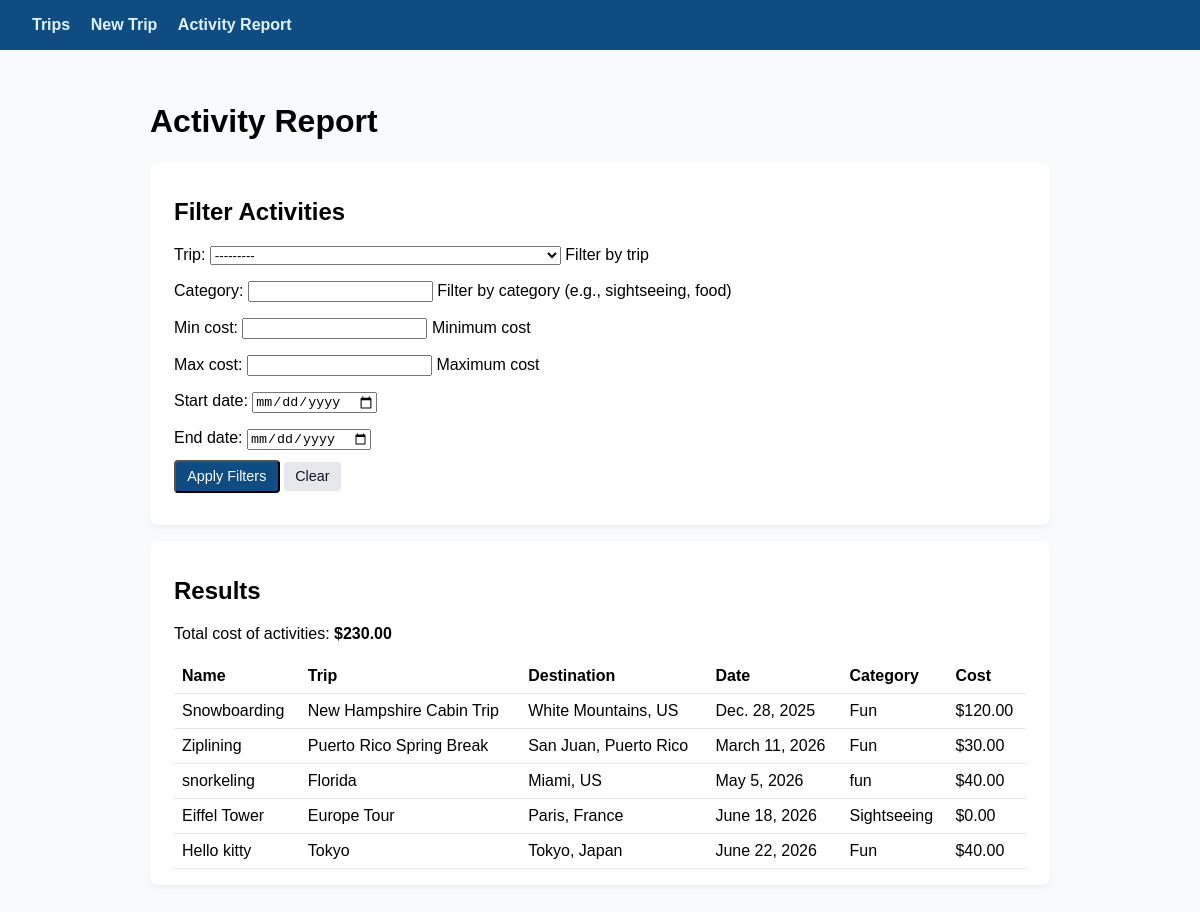
The page /travel/activities/report/ on the database its author committed.
### project/models.py (models this page shows, shortened)
class Trip(models.Model):
    title = models.CharField(max_length=200)
    start_date = models.DateField()
    end_date = models.DateField()
    description = models.TextField(blank=True)
    created_at = models.DateTimeField(auto_now_add=True)
    def __str__(self):
        return f"{self.title} ({self.start_date} → {self.end_date})"
    class Meta:
        ordering = ["start_date", "title"]
        verbose_name = "Trip"
        verbose_name_plural = "Trips"

class Activity(models.Model):
    destination = models.ForeignKey(
        Destination,
        on_delete=models.CASCADE,
        related_name="activities",
        help_text="The destination where this activity takes place.",
    )
    name = models.CharField(max_length=200)
    date = models.DateField()
    time = models.TimeField(null=True, blank=True)
    category = models.CharField(
        max_length=100,
        help_text="Example categories: sightseeing, food, nightlife, travel, etc.",
    )
    cost = models.DecimalField(
        max_digits=8,
        decimal_places=2,
        help_text="Estimated cost in USD.",
        null=True,
        blank=True,
    )
    description = models.TextField(blank=True)
    class Meta:
        ordering = ["date", "time", "name"]
        verbose_name = "Activity"
        verbose_name_plural = "Activities"

class Destination(models.Model):
    trip = models.ForeignKey(
        Trip,
        on_delete=models.CASCADE,
        related_name="destinations",
        help_text="The trip that this destination belongs to.",
    )
    city = models.CharField(max_length=100)
    country = models.CharField(max_length=100)
    arrival_date = models.DateField(null=True, blank=True)
    departure_date = models.DateField(null=True, blank=True)
    notes = models.TextField(blank=True)
    class Meta:
        ordering = ["trip", "arrival_date", "city"]
        verbose_name = "Destination"
        verbose_name_plural = "Destinations"

### project/views.py (the view, shortened to what this page needs)
# urls.py: path("activities/report/", views.activity_report, name="activity_report"),
def activity_report(request):
    form = ActivitySearchForm(request.GET or None)
    activities = Activity.objects.select_related("destination__trip").all()
    total_cost = activities.aggregate(total=Sum("cost"))["total"] or 0
    context = {
        "form": form,
        "activities": activities,
        "total_cost": total_cost,
    }
    return render(request, "project/activity_report.html", context)

### project/forms.py
class ActivitySearchForm(forms.Form):
    trip = forms.ModelChoiceField(
        queryset=Trip.objects.all(),
        required=False,
        help_text="Filter by trip",
    )
    category = forms.CharField(
        max_length=100,
        required=False,
        help_text="Filter by category (e.g., sightseeing, food)",
    )
    min_cost = forms.DecimalField(
        max_digits=8,
        decimal_places=2,
        required=False,
        help_text="Minimum cost",
    )
    max_cost = forms.DecimalField(
        max_digits=8,
        decimal_places=2,
        required=False,
        help_text="Maximum cost",
    )
    start_date = forms.DateField(
        required=False,
        widget=forms.DateInput(attrs={"type": "date"}),
    )
    end_date = forms.DateField(
        required=False,
        widget=forms.DateInput(attrs={"type": "date"}),
    )

### project/templates/project/activity_report.html
{% extends 'project/base.html' %}
{% block content %}
<h1>Activity Report</h1>
<div class="card">
    <h2>Filter Activities</h2>
    <form method="get">
        {{ form.as_p }}
        <button type="submit" class="btn btn-primary">Apply Filters</button>
        <a href="{% url 'project:activity_report' %}" class="btn btn-secondary">Clear</a>
    </form>
</div>
<div class="card">
    <h2>Results</h2>
    <p>Total cost of activities: <strong>${{ total_cost|floatformat:2 }}</strong></p>
    {% if activities %}
        <table>
            <thead>
            <tr>
                <th>Name</th>
                <th>Trip</th>
                <th>Destination</th>
                <th>Date</th>
                <th>Category</th>
                <th>Cost</th>
            </tr>
            </thead>
            <tbody>
            {% for act in activities %}
                <tr>
                    <td>{{ act.name }}</td>
                    <td>{{ act.destination.trip.title }}</td>
                    <td>{{ act.destination.city }}, {{ act.destination.country }}</td>
                    <td>{{ act.date }}</td>
                    <td>{{ act.category }}</td>
                    <td>${{ act.cost|default:"0.00" }}</td>
                </tr>
            {% endfor %}
            </tbody>
        </table>
    {% else %}
        <p>No activities match your filters.</p>
    {% endif %}
</div>
{% endblock %}

### project/static/project/styles.css (style rules this page uses)
body { font-family: Arial, sans-serif; margin: 0; background: #f8fafc; }
.card { background: white; padding: 1rem 1.5rem; margin-bottom: 1rem; border-radius: 8px; box-shadow: 0 2px 4px rgba(0,0,0,0.05); }
table { width: 100%; border-collapse: collapse; }
th, td { padding: 0.5rem; border-bottom: 1px solid #e5e7eb; text-align: left; }
.btn { display: inline-block; padding: 0.4rem 0.7rem; border-radius: 4px; text-decoration: none; font-size: 0.9rem; }
.btn-primary { background: #0f4c81; color: white; }
.btn-secondary { background: #e5e7eb; color: #111827; }
form { margin-top: 1rem; }
form p { margin-bottom: 0.6rem; }

### rows shown on the page
Activity: name "Snowboarding", destination.trip "New Hampshire Cabin Trip", destination.city "White Mountains", destination.country "US", date "Dec. 28, 2025", category "Fun", cost "120.00"
Activity: name "Ziplining", destination.trip "Puerto Rico Spring Break", destination.city "San Juan", destination.country "Puerto Rico", date "March 11, 2026", category "Fun", cost "30.00"
Activity: name "snorkeling", destination.trip "Florida", destination.city "Miami", destination.country "US", date "May 5, 2026", category "fun", cost "40.00"
Activity: name "Eiffel Tower", destination.trip "Europe Tour", destination.city "Paris", destination.country "France", date "June 18, 2026", category "Sightseeing", cost "0.00"
Activity: name "Hello kitty", destination.trip "Tokyo", destination.city "Tokyo", destination.country "Japan", date "June 22, 2026", category "Fun", cost "40.00"

### other values the page prints
{{ total_cost|floatformat:2 }} "230.00"
